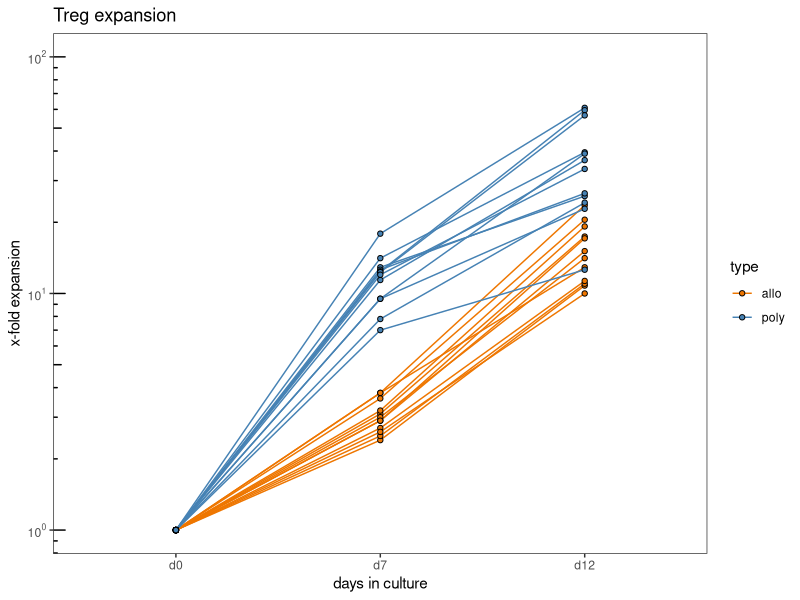
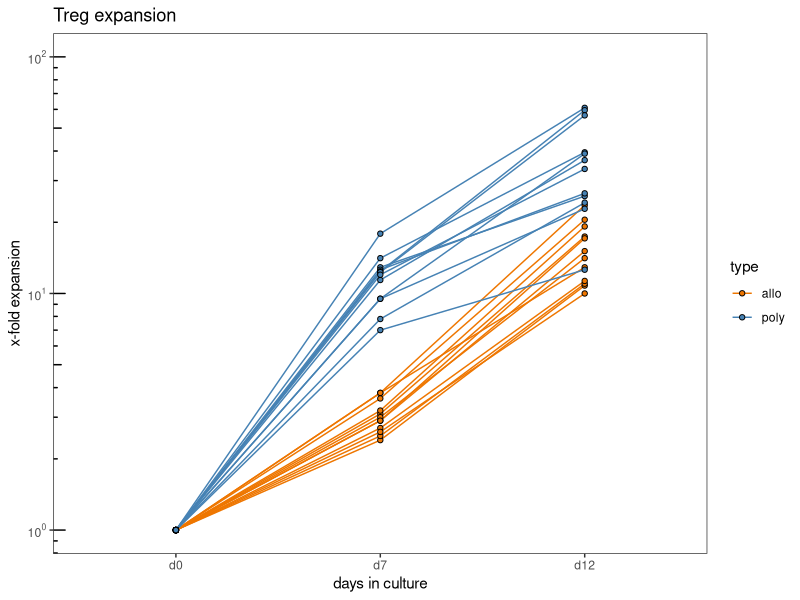

These charts were generated, in order, by the following R code: (Note: this script raises an error after producing the figures.)
## ---- chunk 1
knitr::opts_chunk$set(echo = TRUE)
knitr::write_bib(.packages(), "Figure1b_TregCellCutureExpansion.packages.bib")
knitr::opts_knit$set(root.dir = normalizePath(".."))
## ---- chunk 2
library(ggplot2)
library(tidyr)
library(scales)
## ---- chunk 3
table.exp <- read.delim("./data/TregExpansionExp.txt", header=TRUE)
data <- gather(table.exp, key = "timepoint", value = "counts", d0, d7, d12)
data$timepoint <- factor(data$timepoint,levels = c("d0","d7","d12"))
## ---- chunk 4
p <- ggplot(data, aes(x=timepoint, y=counts, color=type, fill=type, group=experiment))
p <- p + scale_y_log10(breaks = c(1,10,100),labels = trans_format("log10", math_format(10^.x)), limits = c(1,100)) 
p <- p + theme_bw() + theme(panel.grid.major = element_blank(), panel.grid.minor = element_blank()) 
p <- p + annotation_logticks(sides="l")  
p <- p + scale_color_manual(values = c("darkorange2","steelblue"))
p <- p + scale_fill_manual(values = c("darkorange2","steelblue"))
p <- p + geom_line()
p <- p + geom_point(shape = 21, colour = "black")
p <- p + labs(title="Treg expansion",x="days in culture", y = "x-fold expansion")
p
pdf("./figures/TregExpansionExp.pdf", height=2.5, width=3.2)
p
dev.off()

## ---- chunk 5
sessionInfo(package = NULL)
writeLines(capture.output(sessionInfo(package = NULL)), "./Rscripts/Figure1b_TregCellCultureExpansion_SessionInfo.txt")
